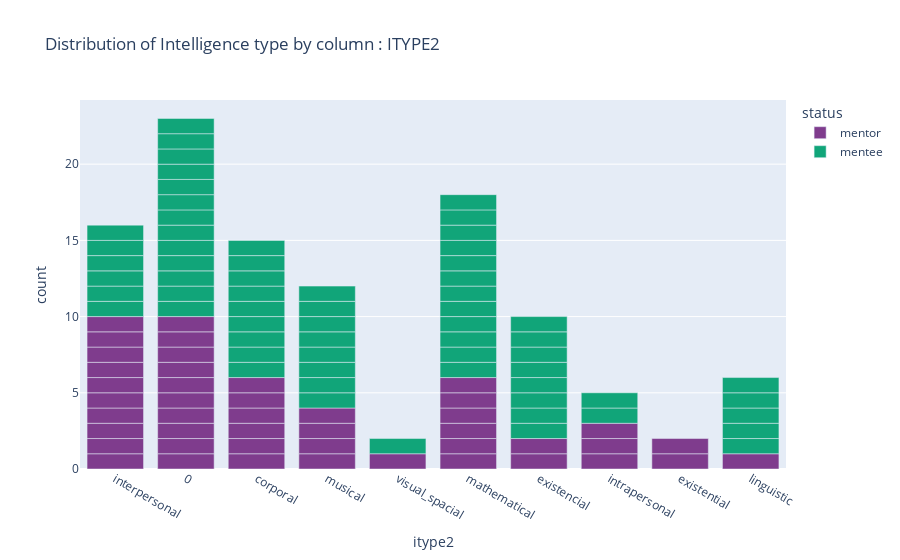

Notebook cell for this chart:
### Code cell
#Single distribution for Intelligence Type 1 separated on mentors and mentees
fig = px.bar(df, x="itype2", title="Distribution of Intelligence type by column : ITYPE2", color="status", color_discrete_sequence=px.colors.qualitative.Bold)
fig.show()

### Figure 1 — Plotly figure (JSON) as saved in the notebook; plotly's stock layout.template omitted (floating-point values rounded to 4 significant figures)
{"data": [{"alignmentgroup": "True", "hovertemplate": "status=mentor<br>itype2=%{x}<br>count=%{y}<extra></extra>", "legendgroup": "mentor", "marker": {"color": "rgb(127, 60, 141)"}, "name": "mentor", "offsetgroup": "mentor", "orientation": "v", "showlegend": true, "textposition": "auto", "type": "bar", "x": ["interpersonal", 0, 0, "corporal", 0, "corporal", "musical", "corporal", "visual_spacial", "mathematical", "musical", "existencial", "existencial", "mathematical", "musical", "interpersonal", "interpersonal", "mathematical", 0, "interpersonal", 0, "mathematical", "mathematical", 0, "mathematical", 0, "intrapersonal", "corporal", "interpersonal", "existential", 0, "linguistic", "corporal", "interpersonal", "corporal", "interpersonal", "intrapersonal", "interpersonal", "interpersonal", 0, "musical", 0, "existential", "interpersonal", "intrapersonal"], "xaxis": "x", "y": [1, 1, 1, 1, 1, 1, 1, 1, 1, 1, 1, 1, 1, 1, 1, 1, 1, 1, 1, 1, 1, 1, 1, 1, 1, 1, 1, 1, 1, 1, 1, 1, 1, 1, 1, 1, 1, 1, 1, 1, 1, 1, 1, 1, 1], "yaxis": "y"}, {"alignmentgroup": "True", "hovertemplate": "status=mentee<br>itype2=%{x}<br>count=%{y}<extra></extra>", "legendgroup": "mentee", "marker": {"color": "rgb(17, 165, 121)"}, "name": "mentee", "offsetgroup": "mentee", "orientation": "v", "showlegend": true, "textposition": "auto", "type": "bar", "x": ["interpersonal", "musical", "existencial", "mathematical", 0, "linguistic", 0, "mathematical", "linguistic", 0, "corporal", "interpersonal", "existencial", "linguistic", 0, 0, "interpersonal", "mathematical", "visual_spacial", 0, "mathematical", "interpersonal", "interpersonal", "intrapersonal", 0, "musical", 0, 0, 0, "musical", "corporal", "corporal", 0, "corporal", "musical", "mathematical", "mathematical", "mathematical", "existencial", 0, "linguistic", "existencial", "corporal", "existencial", "corporal", "interpersonal", "mathematical", "musical", "intrapersonal", "existencial", "corporal", "corporal", "linguistic", "corporal", "musical", "musical", 0, "mathematical", "musical", "mathematical", "mathematical", "mathematical", "existencial", "existencial"], "xaxis": "x", "y": [1, 1, 1, 1, 1, 1, 1, 1, 1, 1, 1, 1, 1, 1, 1, 1, 1, 1, 1, 1, 1, 1, 1, 1, 1, 1, 1, 1, 1, 1, 1, 1, 1, 1, 1, 1, 1, 1, 1, 1, 1, 1, 1, 1, 1, 1, 1, 1, 1, 1, 1, 1, 1, 1, 1, 1, 1, 1, 1, 1, 1, 1, 1, 1], "yaxis": "y"}], "layout": {"barmode": "relative", "legend": {"title": {"text": "status"}, "tracegroupgap": 0}, "title": {"text": "Distribution of Intelligence type by column : ITYPE2"}, "xaxis": {"anchor": "y", "domain": [0, 1], "title": {"text": "itype2"}}, "yaxis": {"anchor": "x", "domain": [0, 1], "title": {"text": "count"}}}}
